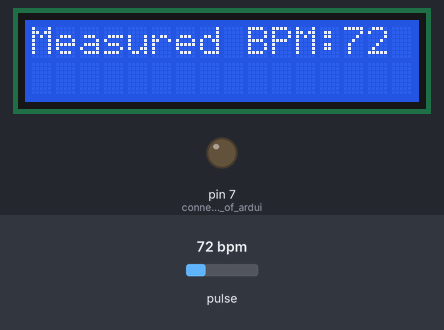
A sketch run on a simulated Arduino Uno, built with avr-gcc and run on an emulated ATmega328P. Parts: 16×2 character LCD, output pins drawn as LEDs (lit = HIGH). Dashed ring = blinking. Inputs (shaded band) come from the test bench; at power-on: pulse 72 bpm. What the sketch prints to the serial monitor is not drawn.

Above: at 1.4 s.
1.5 s: pulse set to 42 bpm
At 2.33 s:
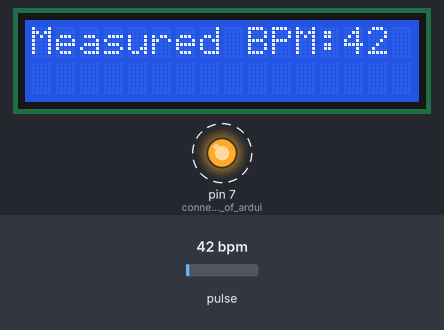
4.5 s: pulse set to 70 bpm
At 5.0 s:
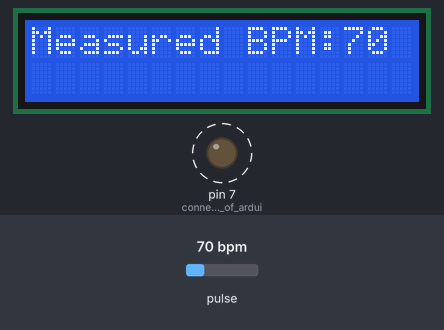
6.1 s: pulse set to 130 bpm
At 6.63 s:
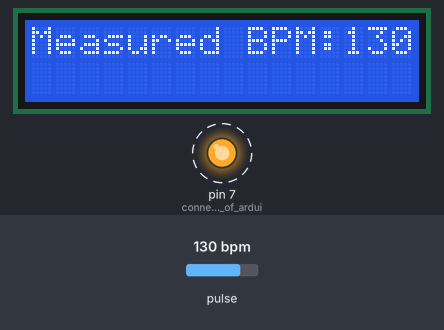
7.6 s: pulse set to 158 bpm
At 7.94 s:
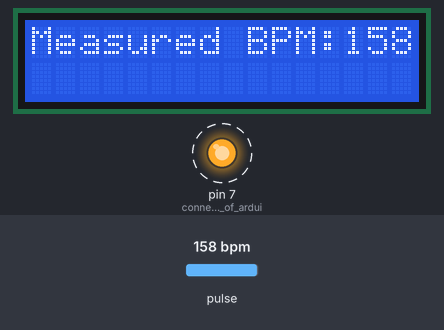
Timing chart, 0 to 10.3 s (numbered marks = the images above; inputs shaded):
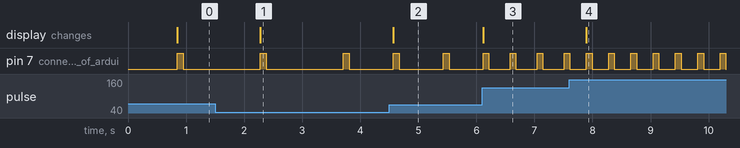

Measured:
- after the input at 1.5 s, pin 7 (connect_to_pin_7_of_ardui): alternates HIGH for 0.10 s and LOW for 1.3 s, starting after 0.78 s; the display: changes after 0.78 s (image 1)
- after the input at 4.5 s, the display: changes after 0.07 s (image 2)
- after the input at 6.1 s, pin 7 (connect_to_pin_7_of_ardui): alternates HIGH for 0.10 s and LOW for 0.37 s, starting at once; the display: changes at once (image 3)
- after the input at 7.6 s, the display: changes after 0.29 s (image 4)

The sketch:

heartBeatMonitor.ino
```cpp
#define USE_ARDUINO_INTERRUPTS true // used for short delays in sending pulse data to make it easier to process


#include<LiquidCrystal.h> // including the LCD library needed
#include <PulseSensorPlayground.h>  // including the pulse sensor library needed


int const PULSE_SENSOR_PIN = 0; //A0 pin
int signal;
int thresh_hold = 550; // Thresh hold for pulse sensor
LiquidCrystal lcd(12, 11, 5, 4, 3, 2); // object for LCD monitor


PulseSensorPlayground pulseSensor; // Making object for pulse sensor

void setup() {
  Serial.begin(9600); // exchanges data at rate of 9600 bits per second
  lcd.begin(16, 2); // Creating LCD and defining dimensions of 16 columns and 2 rows
  pulseSensor.analogInput(0); // connects to pin A0
  pulseSensor.setThreshold(thresh_hold); //set thresh hold for pulse sensor
  pinMode(7, OUTPUT); // connect to pin 7 of arduino (for LED)

  if (pulseSensor.begin()){ // Short check to make sure our pulse sensor libary works
		Serial.println("PulseSensor object created!");
	}

}


void loop() {
  int heartBPM = pulseSensor.getBeatsPerMinute(); // heart beats per minute
  lcd.setCursor(0,0);  // text displayed starting from left side
  measureHeartBeat(heartBPM); // method to measure our heart beat

  if (heartBPM == 0){ // if we don't detect any heart beat, let user no nothing is detected
    lcd.print("No heart beat detected.");
    }

  delay(5); // used to delay to allow for easier processing
}

void measureHeartBeat(int heartBPM)
{
  if (pulseSensor.sawStartOfBeat()) // Constantly test to see if a beat happened
  {
    delay(10);
		Serial.println("♥  A HeartBeat Happened ! "); // displays in console heart beat detected
		Serial.print("BPM: " + String(heartBPM)); // displays in console heart beats per minute
    lcd.print("Measured BPM:" + String(heartBPM)); // displays on LCD what the measured BPM is
    digitalWrite(7, 1); // Turn on LED light
    delay(100);
    digitalWrite(7, 0); // Turn off LED light
  }
}
```
